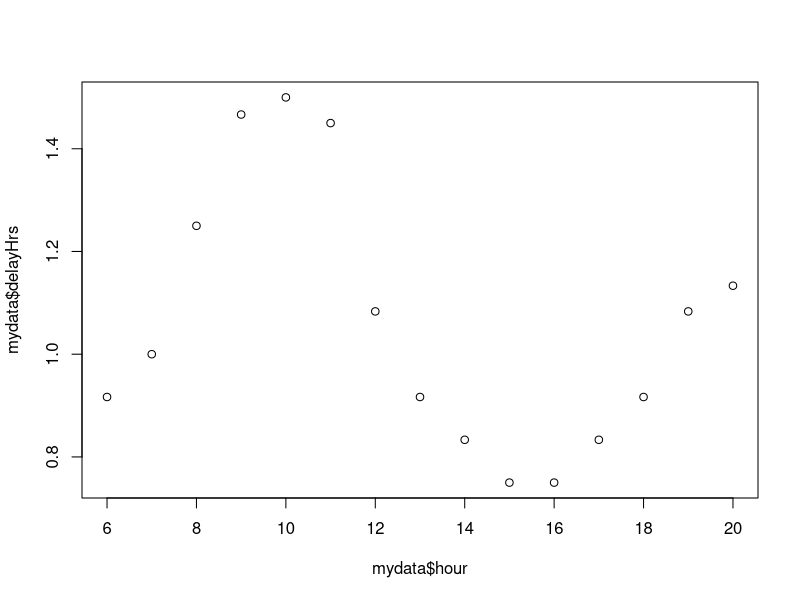
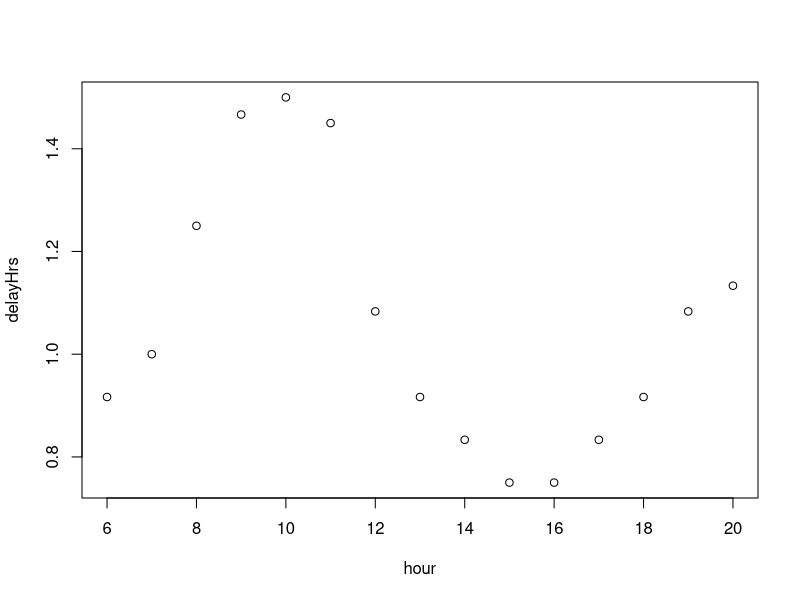
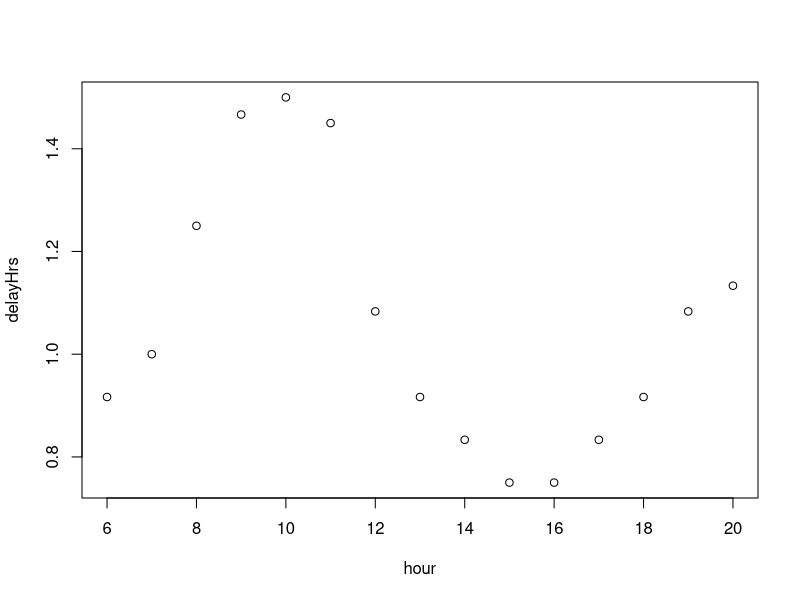
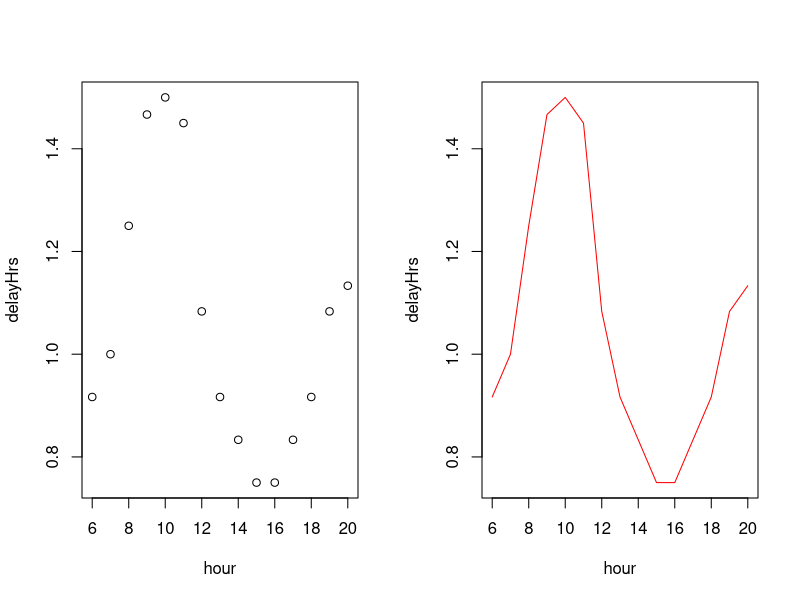
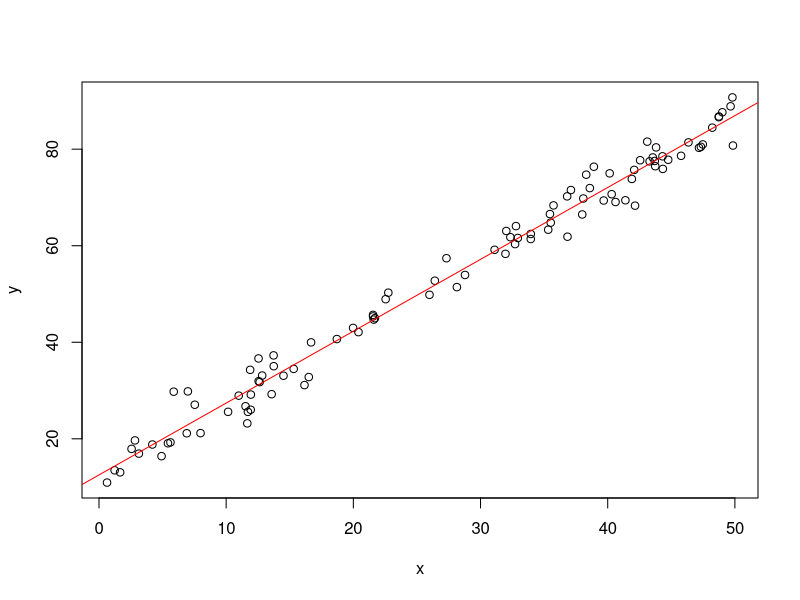
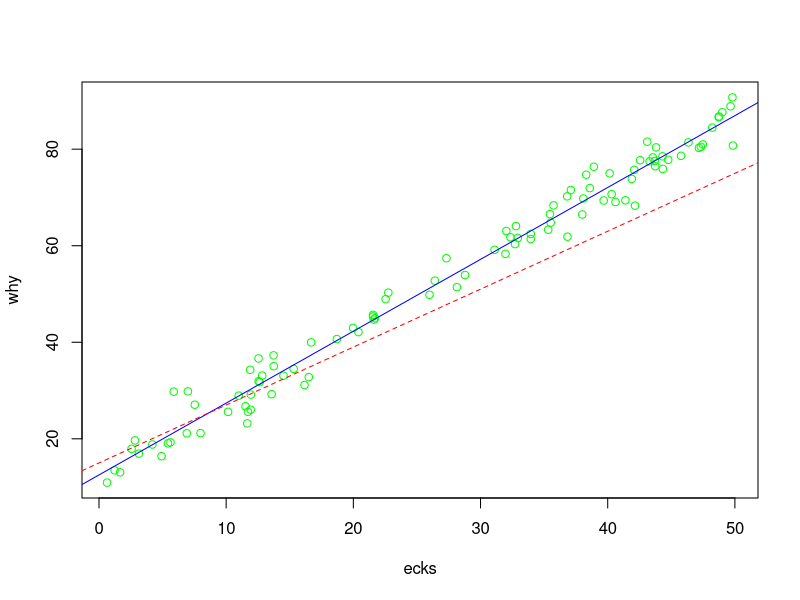
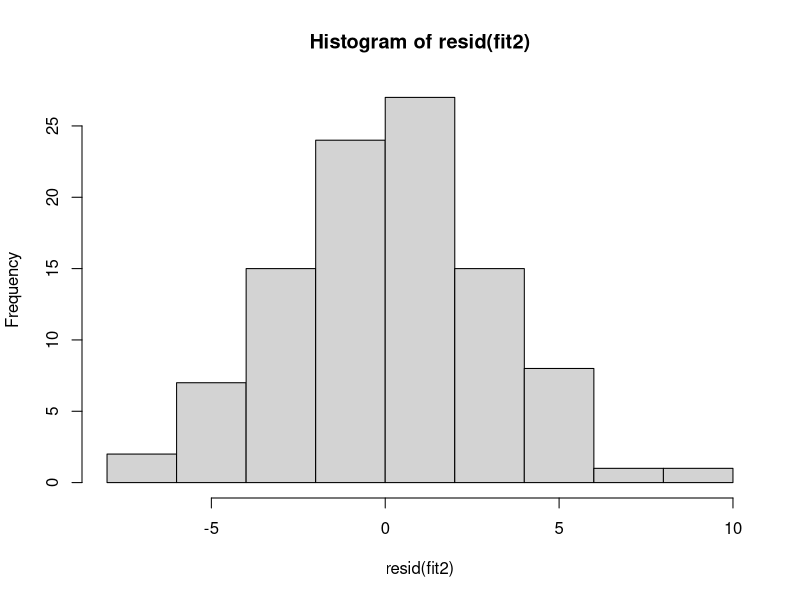
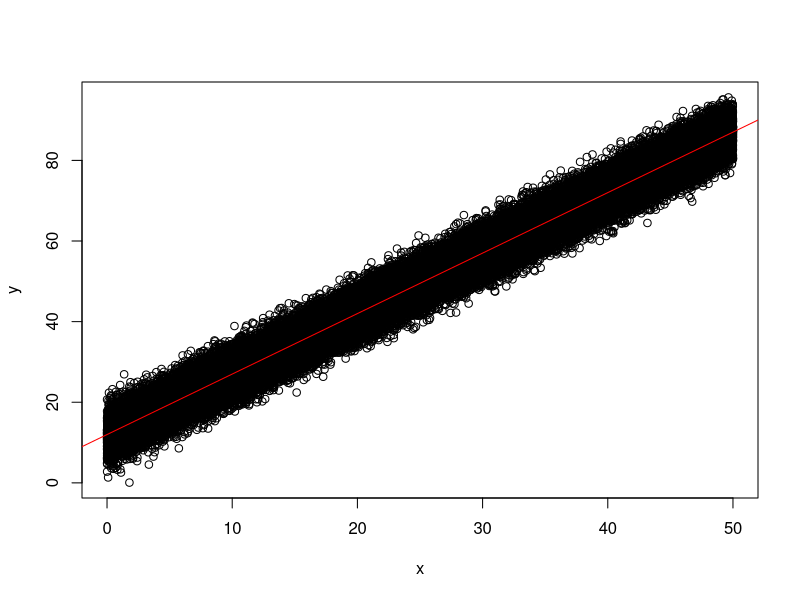

Here is the R script that generated these plots, in order:
# Use a data frame to organize your data
mydata <- data.frame(
    hour=6:20, 
    delay=c(55,60,75,88,90,87,65,55,50,45,45,50,55,65,68)
)

mydata
mydata$delayHrs <- mydata$delay / 60
mydata
plot(mydata$hour, mydata$delayHrs)  # plot 2 vectors
with(mydata, {plot(hour, delayHrs)})  # use plain variable names inside "with" block
plot(delayHrs ~ hour, mydata)  # call plot using a formula 

# Put two figures on one page
op <- par(mfrow=c(1,2)) # save original graphic parameters
plot( delayHrs ~ hour, mydata)
plot( delayHrs ~ hour, mydata, type="l", col="red")
par(op)  # restore original graphic parameters
# or explicitly set it back to a single figure: par(mfrow=c(1,1))

# simple example of univariate linear regression
x <- runif(100, 0, 50)
y <- 1.5 * x + 12 + rnorm(100, 0, 3)
plot(x,y)
fit <- lm(y ~ x)
abline(fit, col="red")
coef(fit)

# Same thing using a data frame
mydata <- data.frame(exks=x, why=y)
head(mydata)
mydata <- data.frame(ecks=x, why=y)
head(mydata)
plot( why ~ ecks, mydata, col="green")
fit2 <- lm(why ~ ecks, data=mydata)
abline(fit2, col="blue")
coef(fit2)
abline(15, 1.2, lty=2, col="red")  # guess a line
resid(fit2)  # residuals are errors made by model predictions
hist(resid(fit2))  # see if errors look normally distributed

# With a larger sample size we get better estimates
N <- 1e5
x <- runif(N, 0, 50)
y <- 1.5 * x + 12 + rnorm(N, 0, 3)
plot(x,y)
fit <- lm(y ~ x)
abline(fit, col="red")
coef(fit)
hist(resid(fit))  # errors are normally distributed
